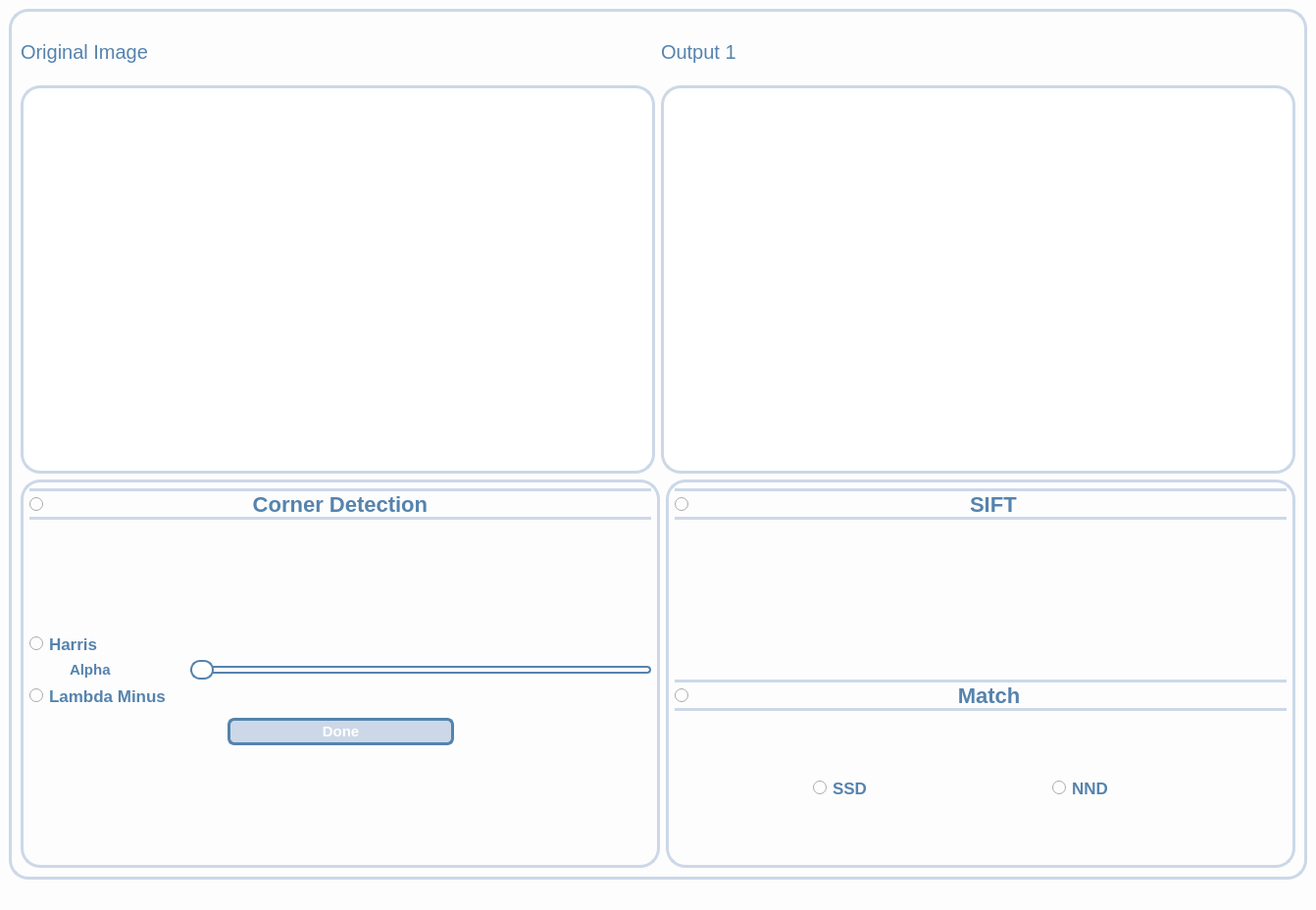
<?xml version="1.0" encoding="UTF-8"?>
<ui version="4.0">
 <class>MainWindow</class>
 <widget class="QMainWindow" name="MainWindow">
  <property name="geometry">
   <rect>
    <x>0</x>
    <y>0</y>
    <width>1342</width>
    <height>928</height>
   </rect>
  </property>
  <property name="windowTitle">
   <string>MainWindow</string>
  </property>
  <property name="styleSheet">
   <string notr="true">background:#fdfdfd;</string>
  </property>
  <widget class="QWidget" name="centralwidget">
   <layout class="QHBoxLayout" name="horizontalLayout">
    <item>
     <widget class="QGroupBox" name="groupBox_3">
      <property name="maximumSize">
       <size>
        <width>1877</width>
        <height>900</height>
       </size>
      </property>
      <property name="styleSheet">
       <string notr="true">background:#fdfdfd;
  border: 3px solid#ccd8e8;
  border-radius: 20px;</string>
      </property>
      <property name="title">
       <string/>
      </property>
      <layout class="QGridLayout" name="gridLayout_7">
       <item row="0" column="0">
        <layout class="QHBoxLayout" name="horizontalLayout_15" stretch="0">
         <item>
          <layout class="QVBoxLayout" name="verticalLayout_5" stretch="1,7,7">
           <item>
            <layout class="QHBoxLayout" name="horizontalLayout_16">
             <item>
              <widget class="QLabel" name="label_13">
               <property name="font">
                <font>
                 <pointsize>-1</pointsize>
                </font>
               </property>
               <property name="styleSheet">
                <string notr="true">Font-size:20px;
color:Black;
background:#fdfdfd;
color:#5583ad;
border:None;
</string>
               </property>
               <property name="text">
                <string>Original Image</string>
               </property>
              </widget>
             </item>
             <item>
              <widget class="QLabel" name="Label_output_1">
               <property name="font">
                <font>
                 <pointsize>-1</pointsize>
                </font>
               </property>
               <property name="styleSheet">
                <string notr="true">Font-size:20px;
color:Black;
background:#fdfdfd;
color:#5583ad;
border:None;
</string>
               </property>
               <property name="text">
                <string>Output 1</string>
               </property>
              </widget>
             </item>
            </layout>
           </item>
           <item>
            <layout class="QHBoxLayout" name="horizontalLayout_5">
             <item>
              <widget class="QLabel" name="Widget_Org_Image">
               <property name="sizePolicy">
                <sizepolicy hsizetype="Expanding" vsizetype="Expanding">
                 <horstretch>0</horstretch>
                 <verstretch>0</verstretch>
                </sizepolicy>
               </property>
               <property name="minimumSize">
                <size>
                 <width>100</width>
                 <height>100</height>
                </size>
               </property>
               <property name="styleSheet">
                <string notr="true">background-color:white;
  border: 3px solid #ccd8e8;
border-radius:20px;</string>
               </property>
              </widget>
             </item>
             <item>
              <widget class="QLabel" name="Widget_Output_1">
               <property name="sizePolicy">
                <sizepolicy hsizetype="Expanding" vsizetype="Expanding">
                 <horstretch>0</horstretch>
                 <verstretch>0</verstretch>
                </sizepolicy>
               </property>
               <property name="minimumSize">
                <size>
                 <width>100</width>
                 <height>100</height>
                </size>
               </property>
               <property name="styleSheet">
                <string notr="true">background-color:white;
  border: 3px solid #ccd8e8;
border-radius:20px;</string>
               </property>
              </widget>
             </item>
            </layout>
           </item>
           <item>
            <layout class="QHBoxLayout" name="horizontalLayout_8">
             <item>
              <widget class="QWidget" name="widget_10" native="true">
               <property name="sizePolicy">
                <sizepolicy hsizetype="Expanding" vsizetype="Expanding">
                 <horstretch>0</horstretch>
                 <verstretch>0</verstretch>
                </sizepolicy>
               </property>
               <property name="styleSheet">
                <string notr="true">
background:#fdfdfd;
  border: 3px solid #ccd8e8;
  border-radius: 20px;</string>
               </property>
               <layout class="QHBoxLayout" name="horizontalLayout_19">
                <item>
                 <layout class="QVBoxLayout" name="verticalLayout_8">
                  <item>
                   <widget class="QRadioButton" name="RadioButton_Harris">
                    <property name="font">
                     <font>
                      <pointsize>-1</pointsize>
                      <bold>true</bold>
                     </font>
                    </property>
                    <property name="styleSheet">
                     <string notr="true">Font-size:22px;
font-weight:bold;
background:#fdfdfd;
color:#5583ad;
 border-top: 3px solid #ccd8e8;
 border-bottom: 3px solid#ccd8e8;
border-left:None;
border-right:None;
</string>
                    </property>
                    <property name="text">
                     <string>                                  Corner Detection                                     </string>
                    </property>
                    <property name="checked">
                     <bool>false</bool>
                    </property>
                   </widget>
                  </item>
                  <item>
                   <spacer name="verticalSpacer_17">
                    <property name="orientation">
                     <enum>Qt::Orientation::Vertical</enum>
                    </property>
                    <property name="sizeHint" stdset="0">
                     <size>
                      <width>20</width>
                      <height>40</height>
                     </size>
                    </property>
                   </spacer>
                  </item>
                  <item>
                   <widget class="QRadioButton" name="radioButton">
                    <property name="styleSheet">
                     <string notr="true">Font-size:17px;
font-weight:bold;
background:#fdfdfd;
color:#5583ad;

border:None;</string>
                    </property>
                    <property name="text">
                     <string>Harris</string>
                    </property>
                   </widget>
                  </item>
                  <item>
                   <layout class="QHBoxLayout" name="horizontalLayout_20">
                    <item>
                     <widget class="QLabel" name="label_param_3">
                      <property name="font">
                       <font>
                        <pointsize>-1</pointsize>
                        <bold>true</bold>
                       </font>
                      </property>
                      <property name="styleSheet">
                       <string notr="true">Font-size:15px;
font-weight:bold;
background:#fdfdfd;
color:#5583ad;

border:None;</string>
                      </property>
                      <property name="text">
                       <string>          Alpha                  </string>
                      </property>
                     </widget>
                    </item>
                    <item>
                     <widget class="QSlider" name="slider_Alpha">
                      <property name="styleSheet">
                       <string notr="true">
QSlider {
    background: transparent; /* Make the entire slider background transparent */
    border:None;
}


QSlider::groove:horizontal {
    height: 8px;
    background: :rgba(158,177,175,255); /* Lighter shade of the dark color */
    border-radius: 4px;
}

QSlider::handle:horizontal {
    background:  white; /* Mid-tone between the dark and lighter colors */
    border: 2px solid #5583ad; /* Matches groove */
    width: 20px;
    height: 20px;
    margin: -6px 0;
    border-radius: 10px;
}

QSlider::sub-page:horizontal {
    background: #5583ad; /* Matches handle */
    border-radius: 4px;
}

QSlider::add-page:horizontal {
   
    border:2px solid #5583ad;
    border-radius: 4px;
}

</string>
                      </property>
                      <property name="minimum">
                       <number>10</number>
                      </property>
                      <property name="maximum">
                       <number>50</number>
                      </property>
                      <property name="singleStep">
                       <number>5</number>
                      </property>
                      <property name="pageStep">
                       <number>10</number>
                      </property>
                      <property name="value">
                       <number>10</number>
                      </property>
                      <property name="orientation">
                       <enum>Qt::Orientation::Horizontal</enum>
                      </property>
                      <property name="tickPosition">
                       <enum>QSlider::TickPosition::TicksBelow</enum>
                      </property>
                     </widget>
                    </item>
                   </layout>
                  </item>
                  <item>
                   <widget class="QRadioButton" name="radioButton_2">
                    <property name="styleSheet">
                     <string notr="true">Font-size:17px;
font-weight:bold;
background:#fdfdfd;
color:#5583ad;

border:None;</string>
                    </property>
                    <property name="text">
                     <string>Lambda Minus</string>
                    </property>
                   </widget>
                  </item>
                  <item>
                   <widget class="Line" name="line_5">
                    <property name="font">
                     <font>
                      <pointsize>5</pointsize>
                     </font>
                    </property>
                    <property name="styleSheet">
                     <string notr="true">border: 1px solid black;</string>
                    </property>
                    <property name="lineWidth">
                     <number>0</number>
                    </property>
                    <property name="orientation">
                     <enum>Qt::Orientation::Vertical</enum>
                    </property>
                   </widget>
                  </item>
                  <item>
                   <layout class="QHBoxLayout" name="horizontalLayout_31">
                    <item>
                     <spacer name="horizontalSpacer_10">
                      <property name="orientation">
                       <enum>Qt::Orientation::Horizontal</enum>
                      </property>
                      <property name="sizeHint" stdset="0">
                       <size>
                        <width>40</width>
                        <height>20</height>
                       </size>
                      </property>
                     </spacer>
                    </item>
                    <item>
                     <widget class="QPushButton" name="pushButton_done">
                      <property name="styleSheet">
                       <string notr="true">Font-size:15px;
font-weight:bold;
background: #ccd8e8;
color:white;
border:3px solid black;
padding:2px;
border-radius:7px;
 border: 3px solid#5583ad;;</string>
                      </property>
                      <property name="text">
                       <string>                      Done                      </string>
                      </property>
                     </widget>
                    </item>
                    <item>
                     <spacer name="horizontalSpacer_9">
                      <property name="orientation">
                       <enum>Qt::Orientation::Horizontal</enum>
                      </property>
                      <property name="sizeHint" stdset="0">
                       <size>
                        <width>40</width>
                        <height>20</height>
                       </size>
                      </property>
                     </spacer>
                    </item>
                   </layout>
                  </item>
                  <item>
                   <spacer name="verticalSpacer_18">
                    <property name="orientation">
                     <enum>Qt::Orientation::Vertical</enum>
                    </property>
                    <property name="sizeHint" stdset="0">
                     <size>
                      <width>20</width>
                      <height>40</height>
                     </size>
                    </property>
                   </spacer>
                  </item>
                  <item>
                   <widget class="Line" name="line_6">
                    <property name="styleSheet">
                     <string notr="true">border: 0.5px solid black;</string>
                    </property>
                    <property name="orientation">
                     <enum>Qt::Orientation::Vertical</enum>
                    </property>
                   </widget>
                  </item>
                 </layout>
                </item>
               </layout>
              </widget>
             </item>
             <item>
              <widget class="QWidget" name="widget_11" native="true">
               <property name="sizePolicy">
                <sizepolicy hsizetype="Expanding" vsizetype="Expanding">
                 <horstretch>0</horstretch>
                 <verstretch>0</verstretch>
                </sizepolicy>
               </property>
               <property name="styleSheet">
                <string notr="true">
background:#fdfdfd;
  border: 3px solid #ccd8e8;
  border-radius: 20px;</string>
               </property>
               <layout class="QHBoxLayout" name="horizontalLayout_50">
                <item>
                 <layout class="QVBoxLayout" name="verticalLayout_13">
                  <item>
                   <widget class="QRadioButton" name="RadioButton_SIFT">
                    <property name="font">
                     <font>
                      <pointsize>-1</pointsize>
                      <bold>true</bold>
                     </font>
                    </property>
                    <property name="styleSheet">
                     <string notr="true">Font-size:22px;
font-weight:bold;
background:#fdfdfd;
color:#5583ad;
 border-top: 3px solid #ccd8e8;
 border-bottom: 3px solid#ccd8e8;
border-left:None;
border-right:None;
</string>
                    </property>
                    <property name="text">
                     <string>                                              SIFT                                     </string>
                    </property>
                    <property name="checked">
                     <bool>false</bool>
                    </property>
                   </widget>
                  </item>
                  <item>
                   <widget class="Line" name="line_15">
                    <property name="font">
                     <font>
                      <pointsize>5</pointsize>
                     </font>
                    </property>
                    <property name="styleSheet">
                     <string notr="true">border: 1px solid black;</string>
                    </property>
                    <property name="lineWidth">
                     <number>0</number>
                    </property>
                    <property name="orientation">
                     <enum>Qt::Orientation::Vertical</enum>
                    </property>
                   </widget>
                  </item>
                  <item>
                   <widget class="Line" name="line_16">
                    <property name="styleSheet">
                     <string notr="true">border: 0.5px solid black;</string>
                    </property>
                    <property name="orientation">
                     <enum>Qt::Orientation::Vertical</enum>
                    </property>
                   </widget>
                  </item>
                  <item>
                   <spacer name="verticalSpacer_16">
                    <property name="orientation">
                     <enum>Qt::Orientation::Vertical</enum>
                    </property>
                    <property name="sizeHint" stdset="0">
                     <size>
                      <width>20</width>
                      <height>40</height>
                     </size>
                    </property>
                   </spacer>
                  </item>
                  <item>
                   <widget class="QRadioButton" name="RadioButton_Match">
                    <property name="font">
                     <font>
                      <pointsize>-1</pointsize>
                      <bold>true</bold>
                     </font>
                    </property>
                    <property name="styleSheet">
                     <string notr="true">Font-size:22px;
font-weight:bold;
background:#fdfdfd;
color:#5583ad;
 border-top: 3px solid #ccd8e8;
 border-bottom: 3px solid#ccd8e8;
border-left:None;
border-right:None;
</string>
                    </property>
                    <property name="text">
                     <string>                                            Match </string>
                    </property>
                    <property name="checked">
                     <bool>false</bool>
                    </property>
                   </widget>
                  </item>
                  <item>
                   <layout class="QHBoxLayout" name="horizontalLayout_27">
                    <item>
                     <spacer name="horizontalSpacer_6">
                      <property name="orientation">
                       <enum>Qt::Orientation::Horizontal</enum>
                      </property>
                      <property name="sizeHint" stdset="0">
                       <size>
                        <width>40</width>
                        <height>20</height>
                       </size>
                      </property>
                     </spacer>
                    </item>
                    <item>
                     <widget class="QRadioButton" name="RadioButton_SSD">
                      <property name="font">
                       <font>
                        <pointsize>-1</pointsize>
                        <bold>true</bold>
                       </font>
                      </property>
                      <property name="styleSheet">
                       <string notr="true">Font-size:17px;
font-weight:bold;
background:#fdfdfd;
color:#5583ad;

border:None;</string>
                      </property>
                      <property name="text">
                       <string>SSD</string>
                      </property>
                      <property name="checked">
                       <bool>false</bool>
                      </property>
                     </widget>
                    </item>
                    <item>
                     <spacer name="horizontalSpacer_7">
                      <property name="orientation">
                       <enum>Qt::Orientation::Horizontal</enum>
                      </property>
                      <property name="sizeHint" stdset="0">
                       <size>
                        <width>40</width>
                        <height>20</height>
                       </size>
                      </property>
                     </spacer>
                    </item>
                    <item>
                     <spacer name="horizontalSpacer_42">
                      <property name="orientation">
                       <enum>Qt::Orientation::Vertical</enum>
                      </property>
                      <property name="sizeHint" stdset="0">
                       <size>
                        <width>40</width>
                        <height>20</height>
                       </size>
                      </property>
                     </spacer>
                    </item>
                    <item>
                     <widget class="QRadioButton" name="RadioButton_NND">
                      <property name="font">
                       <font>
                        <pointsize>-1</pointsize>
                        <bold>true</bold>
                       </font>
                      </property>
                      <property name="styleSheet">
                       <string notr="true">Font-size:17px;
font-weight:bold;
background:#fdfdfd;
color:#5583ad;

border:None;</string>
                      </property>
                      <property name="text">
                       <string>NND</string>
                      </property>
                      <property name="checked">
                       <bool>false</bool>
                      </property>
                     </widget>
                    </item>
                    <item>
                     <spacer name="horizontalSpacer_8">
                      <property name="orientation">
                       <enum>Qt::Orientation::Horizontal</enum>
                      </property>
                      <property name="sizeHint" stdset="0">
                       <size>
                        <width>40</width>
                        <height>20</height>
                       </size>
                      </property>
                     </spacer>
                    </item>
                    <item>
                     <spacer name="horizontalSpacer_44">
                      <property name="orientation">
                       <enum>Qt::Orientation::Vertical</enum>
                      </property>
                      <property name="sizeHint" stdset="0">
                       <size>
                        <width>40</width>
                        <height>20</height>
                       </size>
                      </property>
                     </spacer>
                    </item>
                   </layout>
                  </item>
                  <item>
                   <layout class="QHBoxLayout" name="horizontalLayout_57"/>
                  </item>
                  <item>
                   <layout class="QHBoxLayout" name="horizontalLayout_58"/>
                  </item>
                  <item>
                   <layout class="QHBoxLayout" name="horizontalLayout_24"/>
                  </item>
                 </layout>
                </item>
               </layout>
              </widget>
             </item>
            </layout>
           </item>
          </layout>
         </item>
        </layout>
       </item>
      </layout>
     </widget>
    </item>
   </layout>
  </widget>
  <widget class="QMenuBar" name="menubar">
   <property name="geometry">
    <rect>
     <x>0</x>
     <y>0</y>
     <width>1342</width>
     <height>20</height>
    </rect>
   </property>
  </widget>
  <widget class="QStatusBar" name="statusbar"/>
 </widget>
 <resources/>
 <connections/>
</ui>
